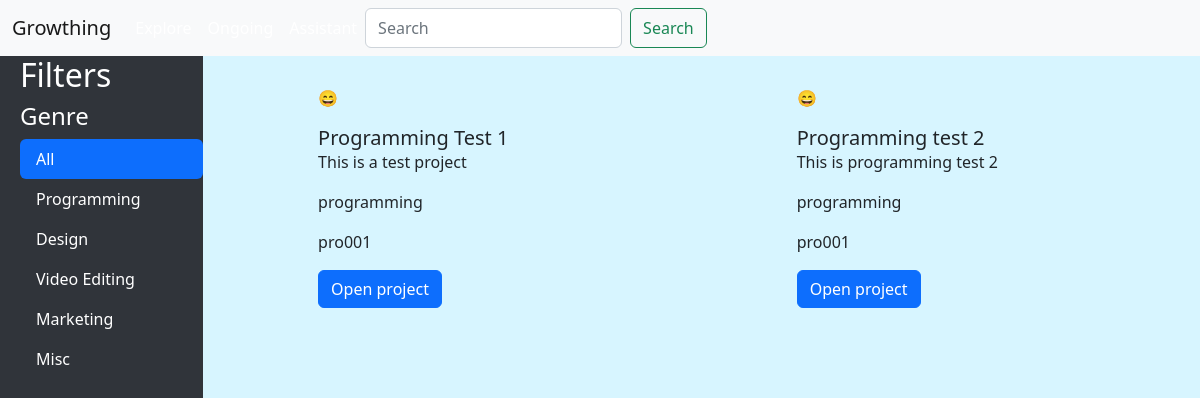
The app's page /explore/, older data.
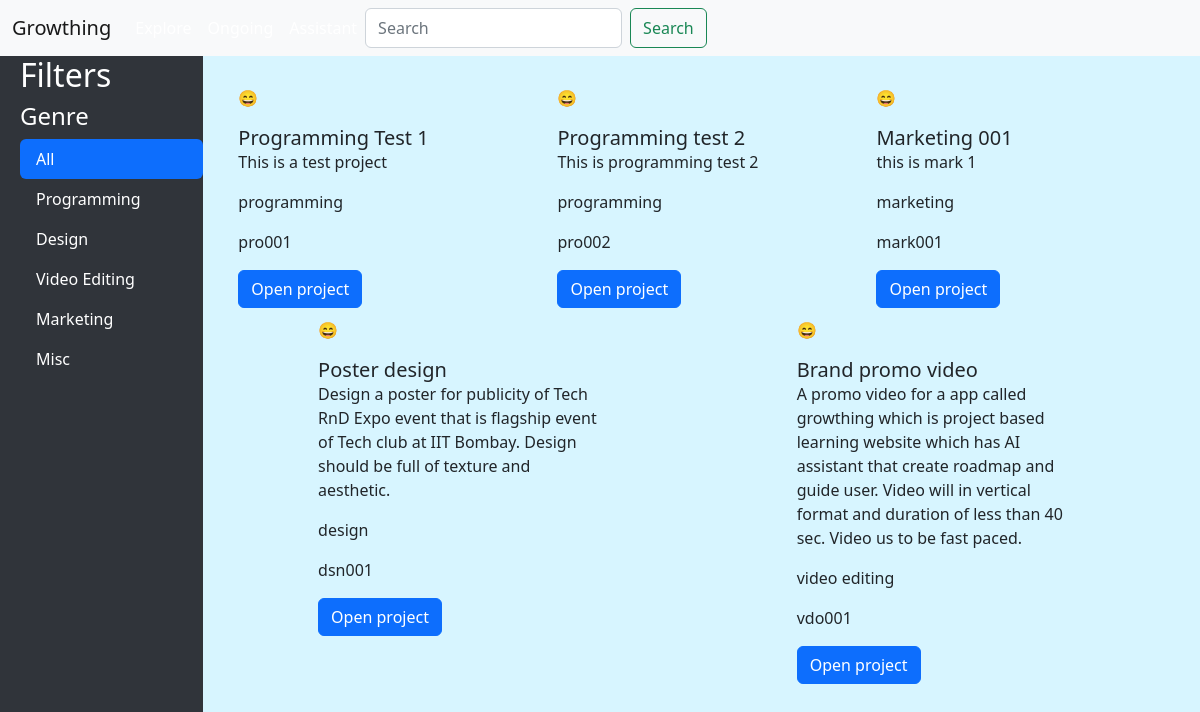
The same page, newer data.
### appname/models.py (models this page shows, shortened)
class Project(models.Model):
    title = models.CharField(max_length=100)
    description = models.TextField()
    skills = models.CharField(max_length=200)
    genre = models.CharField(max_length=20, choices=genre, default='misc')
    project_id = models.CharField(max_length=100)

### appname/views.py (the view)
# urls.py: path('explore/', project_list, name='project_list'),
def project_list(request):
    projects = Project.objects.all()
    programming = Project.objects.filter(genre='programming')
    design = Project.objects.filter(genre='design')
    marketing = Project.objects.filter(genre='marketing')
    video_editing = Project.objects.filter(genre='video editing')
    misc = Project.objects.filter(genre='misc')
    return render(request, "explore.html", context={'projects':projects, 'programming':programming, 'design':design,'marketing':marketing,'video_editing':video_editing, 'misc':misc})

### templates/explore.html (shortened to what this page needs)
<!DOCTYPE html>
<html>
<head>
  <link href="https://cdn.jsdelivr.net/npm/bootstrap@5.2.3/dist/css/bootstrap.min.css" rel="stylesheet">
  <link rel="stylesheet" type="text/css" href="styles.css">
</head>
<body>
  {% load static %}
  <header>
    <nav class="navbar navbar-expand-lg bg-light">
      <div class="container-fluid">
        <a class="navbar-brand" href="/">Growthing</a>
        <div class="collapse navbar-collapse" id="navbarNav">
          <ul class="navbar-nav">
            <li class="nav-item">
              <a class="nav-link" href="/explore">Explore</a>
            </li>
            <li class="nav-item">
              <a class="nav-link" href="/ongoing">Ongoing</a>
            </li>
            <li class="nav-item">
              <a class="nav-link" href="/assistant">Assistant</a>
            </li>
            <form class="d-flex" role="search">
              <input class="form-control me-2" type="search" placeholder="Search" aria-label="Search">
              <button class="btn btn-outline-success" type="submit">Search</button>
            </form>
          </ul>
        </div>
      </div>
    </nav>
  </header>
  <main class="flex">
    <div class="sideView">
      <h2>Filters</h2>
      <h4>Genre</h4>
      <ul class="nav nav-pills">
        <li class="nav-item">
            <a class="nav-link active" data-bs-toggle="pill" href="#all">All</a>
        </li>
        <li class="nav-item">
          <a class="nav-link" data-bs-toggle="pill" href="#programming">Programming</a>
        </li>
        <li class="nav-item">
          <a class="nav-link" data-bs-toggle="pill" href="#design">Design</a>
        </li>
        <li class="nav-item">
          <a class="nav-link" data-bs-toggle="pill" href="#video_editing">Video Editing</a>
        </li>
        <li class="nav-item">
          <a class="nav-link" data-bs-toggle="pill" href="#marketing">Marketing</a>
        </li>
        <li class="nav-item">
          <a class="nav-link" data-bs-toggle="pill" href="#misc">Misc</a>
        </li>
      </ul>
    </div>
    <div class="bg_design">
    <div class="main-page">
      <div class="tab-content project-cards-main">
        <div id="all" class="tab-pane fade show active project-cards">
          {% for project in projects %}
          <div  class="project-card" style="width: 18rem;">
            <p> &#128516; </p>
            <div class="card-body">
              <h5 class="card-title">{{project.title}}</h5>
              <p class="card-text">{{project.description}}</p>
              <p class="card-text">{{project.genre}}</p>
              <p class="card-text">{{project.project_id}}</p>
              <a href={% url 'project' pk=project.project_id %} class="btn btn-primary">Open project</a>
            </div>
          </div>
          {% endfor %}
        </div>
      </div>
    </div>
  </main>
</body>
</html>

### templates/styles.css (style rules this page uses)
.sideView { background-color: #008cff; }

### templates/explore.html (style rules this page uses)
.flex { display: flex; }
.sideView { background: #30343A; width: 20vw; height: 92.5vh; color: white; padding-left: 20px; }
.nav { flex-direction: column; color: white; }
.nav-link { color: white; }
.project-cards { display: flex; justify-content: space-around; flex-wrap: wrap; margin: 20px; }
.project-card { margin-top: 10px; }
.project-cards-main { width: auto; }
.tab-content .active { display: flex; }
.bg_design { background-color: #D7F5FF; height: 92.5vh; width: 100vw; }

Row changes from the older to the newer data that the page shows:
changed Project "Programming test 2": project_id "pro001" → "pro002"
added Project: title "Marketing 001", description "this is mark 1", genre "marketing", project_id "mark001"
added Project: title "Poster design", description "Design a poster for publicity of Tech RnD Expo event that is flagship event of Tech club at IIT Bombay. Design should be full of texture and aesthetic.", genre "design", project_id "dsn001"
added Project: title "Brand promo video", description "A promo video for a app called growthing which is project based learning website which has AI assistant that create roadmap and guide user. Video will in vertical format and duration of less than 40 sec. Video us to be fast paced.", genre "video editing", project_id "vdo001"
